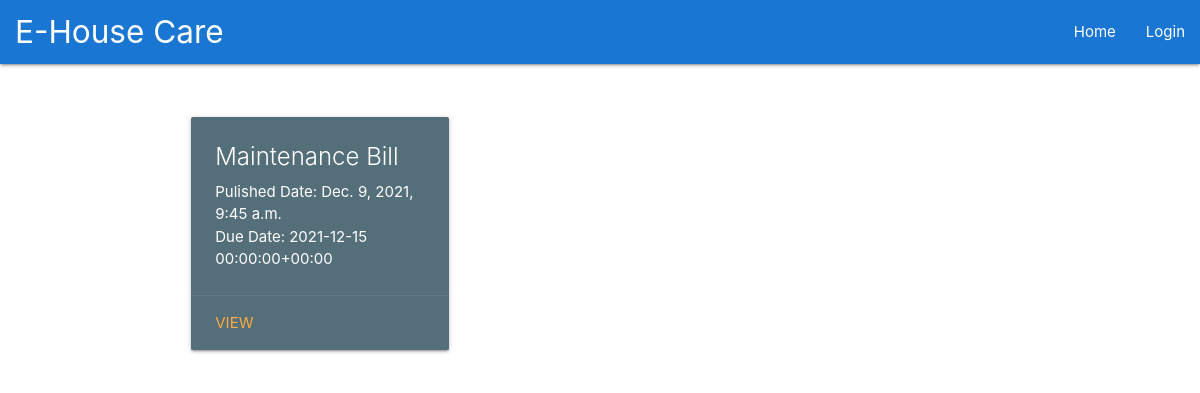
The page /searchbill on the database its author committed.
### main/models.py (models this page shows, shortened)
class Bills(models.Model):
    user = models.OneToOneField(User, null=True, on_delete=models.CASCADE)
    name= models.CharField(max_length=100, null=True)
    flat_no = models.CharField(max_length=100, null=True)
    repairs_maintenance_charges = models.IntegerField()
    society_service_charges = models.IntegerField()
    sinking_fund_charges = models.IntegerField(default=80)
    parking_charges = models.IntegerField(default=100)
    charity_charges = models.IntegerField(default=20)
    publish_date = models.DateTimeField(default=datetime.now, blank=True)
    due_date = models.DateTimeField()
    flat_no_and_date = models.CharField(max_length=100)

### main/views.py (the view)
# urls.py: path('searchbill', views.searchbill, name='searchbill'),
def searchbill(request):
    return render(request, 'main/searchbill.html', context={'searchbill':Bills.objects.all()})

### main/templates/main/searchbill.html
{% extends "main/header.html" %} {% block content %}
<div class="row">
  {% for main in searchbill %}
  <div class="col s12 m6 l4">
    <div class="card blue-grey darken-1">
      <div class="card-content white-text">
        <span class="card-title">Maintenance Bill</span>
        <p>Pulished Date: {{main.publish_date}}</p>
        <p>Due Date: {{main.due_date|safe}}</p>
      </div>
      <div class="card-action">
        <a href="/viewbill">View</a>
      </div>
    </div>
  </div>
  {% endfor %}
</div>
{% endblock %}

### rows shown on the page
Bills: publish_date "Dec. 9, 2021, 9:45 a.m.", due_date "2021-12-15 00:00:00+00:00"
